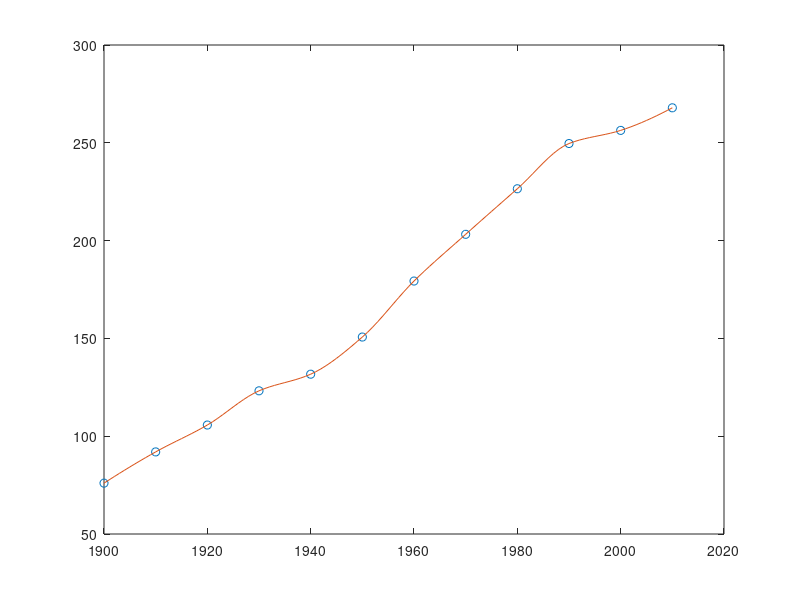

This chart was generated by the following MATLAB code:
function P1995()
    year = 1900 : 10 : 2010;
    product = [75.995, 91.972, 105.711, 123.203, 131.699, 150.697, 179.323, 203.212, 226.505, 249.633, 256.344, 267.893];
    p1995 = interp1(year, product, 1995);
    disp(p1995);
    x = 1900 : 2010;
    y = interp1(year, product, x, 'cubic');
    plot(year, product, 'o', x, y);
end

